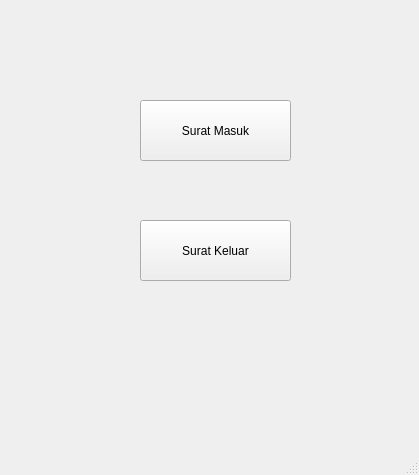
<?xml version="1.0" encoding="UTF-8"?>
<ui version="4.0">
 <class>formUtama</class>
 <widget class="QMainWindow" name="formUtama">
  <property name="geometry">
   <rect>
    <x>0</x>
    <y>0</y>
    <width>419</width>
    <height>475</height>
   </rect>
  </property>
  <property name="windowTitle">
   <string>formUtama</string>
  </property>
  <widget class="QWidget" name="centralwidget">
   <widget class="QPushButton" name="pushButton">
    <property name="geometry">
     <rect>
      <x>140</x>
      <y>100</y>
      <width>151</width>
      <height>61</height>
     </rect>
    </property>
    <property name="text">
     <string>Surat Masuk</string>
    </property>
   </widget>
   <widget class="QPushButton" name="pushButton_2">
    <property name="geometry">
     <rect>
      <x>140</x>
      <y>220</y>
      <width>151</width>
      <height>61</height>
     </rect>
    </property>
    <property name="text">
     <string>Surat Keluar</string>
    </property>
   </widget>
  </widget>
  <widget class="QMenuBar" name="menubar">
   <property name="geometry">
    <rect>
     <x>0</x>
     <y>0</y>
     <width>419</width>
     <height>26</height>
    </rect>
   </property>
  </widget>
  <widget class="QStatusBar" name="statusbar"/>
 </widget>
 <resources/>
 <connections/>
</ui>
